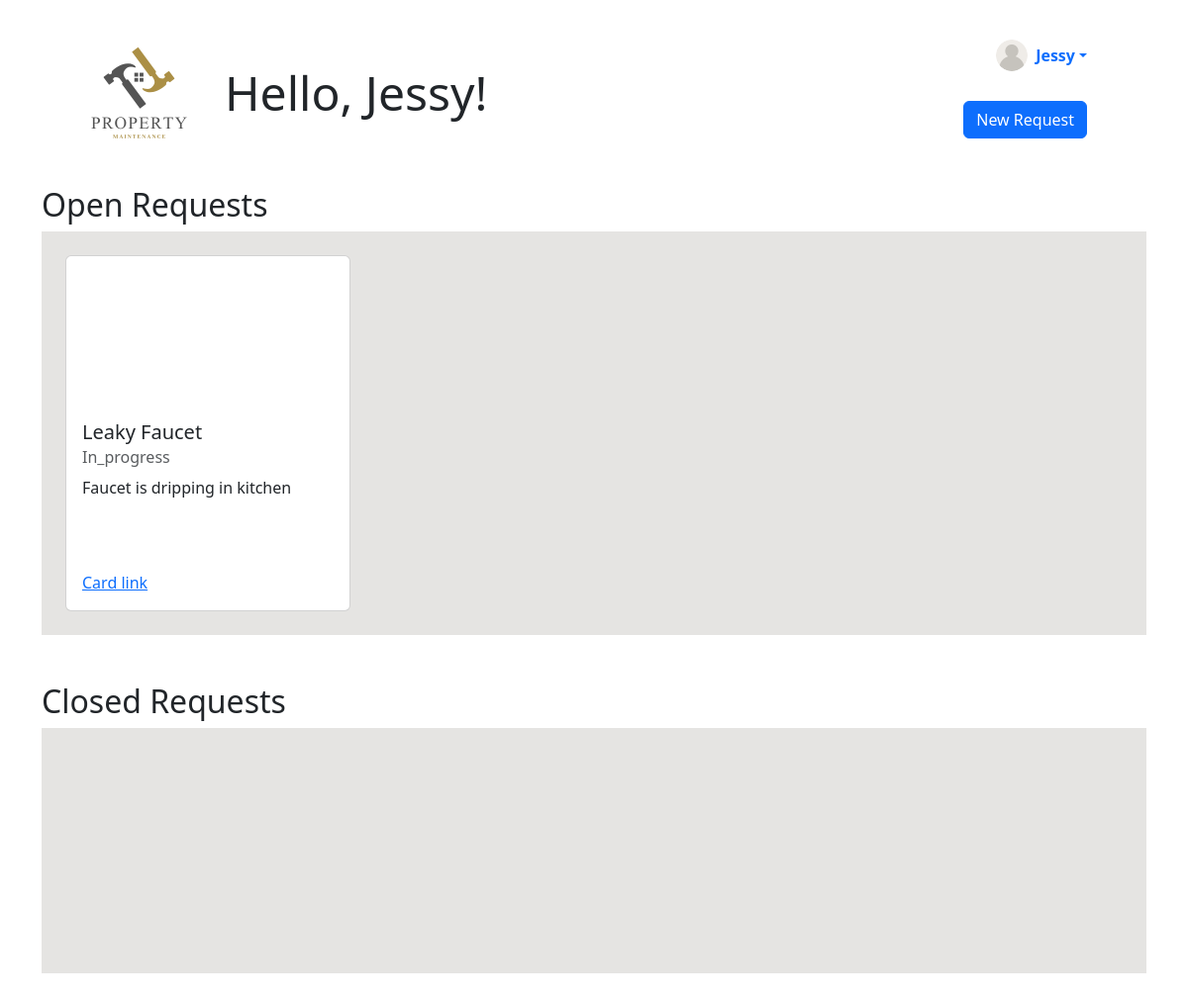
/tenant-dashboard/ (signed in), run on the app's committed database.
### ticketsystem/models.py (models this page shows, shortened)
class Ticket(models.Model):
    title = models.CharField(max_length=200)
    description = models.TextField()
    CATEGORY_CHOICES = [
        ('electrical', 'Electrical'),
        ('plumbing', 'Plumbing'),
        ('general', 'General'),
    ]
    category = models.CharField(max_length=20, choices=CATEGORY_CHOICES)
    STATUS_CHOICES = [
        ('submitted', 'Submitted'),
        ('in_progress', 'In Progress'),
        ('completed', 'Completed'),
    ]
    status = models.CharField(max_length=20, choices=STATUS_CHOICES, default='submitted')
    PRIORITY_CHOICES = [
        ('low', 'Low'),
        ('medium', 'Medium'),
        ('high', 'High'),
    ]
    priority = models.CharField(max_length=10, choices=PRIORITY_CHOICES, default='medium')
    created_date = models.DateTimeField(auto_now_add=True)
    updated_date = models.DateTimeField(auto_now=True)
    completed_date = models.DateTimeField(null=True, blank=True) # based on status
    image = models.ImageField(upload_to='ticket_images/', null=True, blank=True)
    submitter = models.ForeignKey(settings.AUTH_USER_MODEL, on_delete=models.CASCADE, related_name='submitted_tickets')
    assigned_admin = models.ForeignKey(settings.AUTH_USER_MODEL, on_delete=models.SET_NULL, null=True, blank=True, related_name='assigned_tickets')

### ticketsystem/views.py (the view, shortened to what this page needs)
# urls.py: path('tenant-dashboard/', tenant_dashboard, name="tenant_dashboard"),
@login_required(login_url="/")
def tenant_dashboard(request):
    form = forms.CreateTicket()
    context = {
        'user': request.user,
        'tickets': Ticket.objects.all(),
        'form': form,
    }
    return render(request, 'tenant_dashboard.html', context)

### ticketsystem/templates/tenant_dashboard.html (shortened to what this page needs)
<!DOCTYPE html>
{% load static %}
<html lang="en">
<head>
    {% load bootstrap5 %}
    {% bootstrap_css %}
    {% load crispy_forms_tags %}
</head>
<body>
    <div class="container py-4">
        <div class="row align-items-center justify-content-between">
            <div class="col-md-6 d-flex align-items-center ps-md-5">
                <div class="me-4">
                    <img src="../../media/logo_light.png" alt="Property Maintenance" style="height: 125px;">
                </div>
                <div>
                    {% if user.is_authenticated %}
                        <h1 class="mb-0" style="font-size: 3rem;">Hello, {{ user.username|capfirst }}!</h1>
                    {% else %}
                        <p class="mb-0" style="font-size: 2.5rem;">Hello, Guest!</p>
                    {% endif %}
                </div>
            </div>
            <div class="col-md-6 text-end pe-md-5">
                {% if user.is_authenticated %}
                <div class="dropdown my-3 px-4">
                    <a class="d-inline-flex align-items-center text-decoration-none dropdown-toggle" data-bs-toggle="dropdown" aria-expanded="false">
                        <img src="../../media/user_icon.png" alt="User Icon" width="32" height="32" class="rounded-circle me-2">
                        <strong>{{ user.username|capfirst }}</strong>
                    </a>
                </div>
                <div class="m-4">
                    <button type="button" class="btn btn-primary" data-bs-toggle="modal" data-bs-target="#exampleModalLong">
                        New Request
                    </button>
                </div>
                {% endif %}
            </div>
        </div>
    </div>
    <div class="container">
            <h2>Open Requests</h2>
            <div class="flex-row d-flex p-4 " style="background-color: #E5E4E2">
                <div id="open-request-container" class="col-md overflow-hidden position-relative " style="overflow-x: auto;">
                    <div class="d-flex flex-row gap-3 mx-auto" style="min-height:200px; overflow-x: auto;" >
                        {% for ticket in tickets %}
                            {% if ticket.submitter == user and ticket.status != "completed" %}
                                <div class="card flex-shrink-0" style="width: 18rem;">
                                    {% if ticket.image != "" %}
                                        <img class="card-img-top" style="max-height:150px; object-fit: cover;" src="{{ ticket.image.url }}" />
                                    {% else %}
                                        <img class="card-img-top" style="max-height:150px; object-fit: cover;" src="../../media/logo_light.png" />
                                    {% endif %}
                                    <div class="card-body">
                                    <h5 class="card-title overflow-hidden" style="height: 24px;">{{ ticket.title|title }}</h5>
                                    <h6 class="card-subtitle mb-2 text-muted">{{ ticket.status|capfirst }}</h6>
                                    <p class="card-text overflow-hidden" style="height: 80px;">{{ ticket.description|capfirst }}</p>
                                    <a href="{% url 'page' id=ticket.id %}" class="card-link stretched-link">Card link</a>
                                    </div>
                                </div>
                            {% endif %}
                        {% endfor %}
                    </div>
                </div>
            </div>
    </div>
    <div class="container my-5">
            <h2>Closed Requests</h2>
            <div id="closed-request-container" class="flex-row d-flex p-4 " style="background-color: #E5E4E2">
                <div class="col-md  overflow-hidden position-relative " style="overflow-x: auto;">
                    <div class="d-flex flex-row gap-3 overflow-auto mx-auto" style="min-height:200px;" >
                    </div>
                </div>
            </div>
    </div>
</body>
</html>

### ticketsystem/templates/tenant_dashboard.html (style rules this page uses)
.card { transition:box-shadow 0.5s, border-color; }

### data on the page
Ticket: image (picture), title "Leaky Faucet", status "In_progress", description "Faucet is dripping in kitchen"

### other printed values
{{ user.username|capfirst }} "Jessy"
